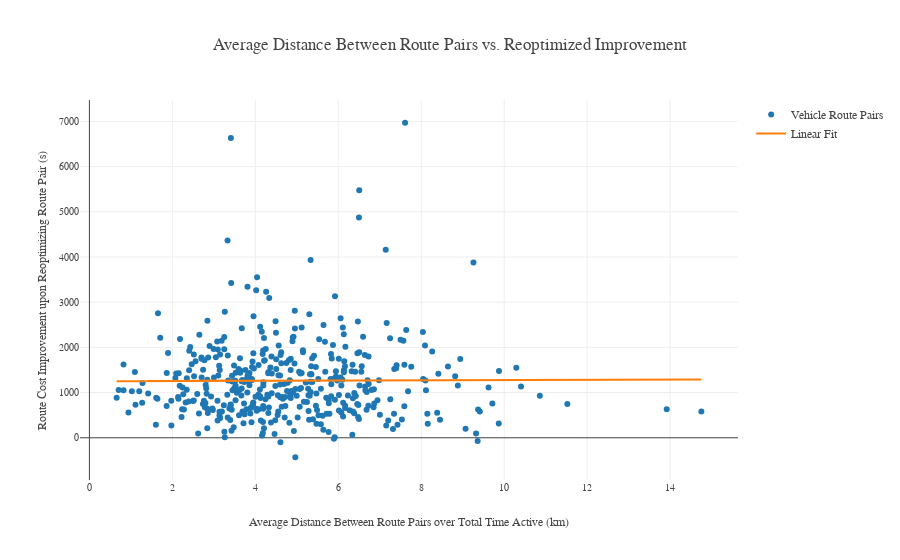

Write notebook code for a chart like this one.
### Code cell
import plotly.offline as py
import plotly.graph_objs as go
import pandas as pd
import numpy as np
import itertools
from haversine import haversine
from scipy import stats


py.offline.init_notebook_mode(connected=True)

#import data

#datapath = "C:\Users\Dan Steffy\Dropbox\Research\VRPVIS\\"
datapath = "/Users/TomCreo/Desktop/"

df_ArrivalTimes = pd.read_excel(str(datapath+"Assignment30.xlsx"), sheet_name="ArrivalTimes")
df_Locations = pd.read_excel(str(datapath+"Assignment30.xlsx"), sheet_name="Locations")
df_ArrivalLoad = pd.read_excel(str(datapath+"Assignment30.xlsx"), sheet_name="ArrivalLoad")
df_Demand = pd.read_excel(str(datapath+"Assignment30.xlsx"), sheet_name="Demand")
df_Requests = pd.read_csv(str(datapath+"Google_Campus_Data_217_Shifted.csv"))

#to store requestID associated with each stop
VehRequestID = []

#to store latitude associated with each stop
VehLat = []

#to store longitudes associated with each stop
VehLong = []

#marker fill based on pickup or dropoff
VehFill = []

#hovertext RequestID
VehText = []


#create lists of lists
for v in range(30):
    VehRequestID.append([])
    VehLat.append([])
    VehLong.append([])
    VehFill.append([])
    VehText.append([])
    
    
#calculate request ID associated with each stop
#extract latitude/longitude from requestID
#assign marker fill: pickup = 'circle', dropoff = 'circle-open'

clist = df_Locations.columns
for v in range(30):
    for i, location in enumerate(df_Locations[clist[v]].dropna(),start=1):
        vehdemand =  df_Demand[clist[v]].dropna()[i]
        if vehdemand == 1:
            VehRequestID[v].append(location/2)
            VehLat[v].append(df_Requests.fromLatitude[location/2])
            VehLong[v].append(df_Requests.fromLongitude[location/2])
            VehFill[v].append('circle')
            VehText[v].append('Pickup RequestID '+str(int(location/2)))
        elif vehdemand == -1:
            VehRequestID[v].append((location-1)/2)
            VehLat[v].append(df_Requests.toLatitude[(location-1)/2])
            VehLong[v].append(df_Requests.toLongitude[(location-1)/2])
            VehFill[v].append('circle-open')
            VehText[v].append('Dropoff RequestID '+str(int((location-1)/2)))

            
            
#define minute by minute interval between first arrival time and last in solution data
interval = range(27010,37388,60)

            
#minute by minute position for given vehicle between all stops
def position(VehNum):
    VehPosition = []
    for i in range(len(VehLong[VehNum])-1):
        for z in interval:
            if df_ArrivalTimes[clist[VehNum]].dropna()[i+1] <= z <= df_ArrivalTimes[clist[VehNum]].dropna()[i+2]:
                t = ((z - df_ArrivalTimes[clist[VehNum]].dropna()[i+1]) / 
                        (df_ArrivalTimes[clist[VehNum]].dropna()[i+2]-df_ArrivalTimes[clist[VehNum]].dropna()[i+1])
                    )
                x = VehLong[VehNum][i] + (VehLong[VehNum][i+1]-VehLong[VehNum][i])*t
                y = VehLat[VehNum][i] + (VehLat[VehNum][i+1]-VehLat[VehNum][i])*t
                VehPosition.append((x, y, z))
    return VehPosition;




#calculates avg location for 2 specified vehicles and measures distance between them
#returns distance between avg locations in km

def avg_loc_dist(VehNum1,VehNum2):
    AvgLong1 = sum(VehLong[VehNum1]) / len(VehLong[VehNum1])
    AvgLat1 = sum(VehLat[VehNum1]) / len(VehLat[VehNum1])
    AvgLoc1 = (AvgLong1, AvgLat1)

    AvgLong2 = sum(VehLong[VehNum2]) / len(VehLong[VehNum2])
    AvgLat2 = sum(VehLat[VehNum2]) / len(VehLat[VehNum2])
    AvgLoc2 = (AvgLong2, AvgLat2)
    
    dist = haversine(AvgLoc1, AvgLoc2)
    return dist;



#calculate distance in km for all combinations of 2 vehicles and find minimum overall vehicles
AvgLocDist = []
AvgLocMinDist = None

for pair in itertools.combinations(range(30), 2):
    CurrentDist = avg_loc_dist(*pair)
    AvgLocDist.append([pair, CurrentDist])
    if AvgLocMinDist == None:
        AvgLocMinDist = CurrentDist
    else:
        AvgLocMinDist = min(AvgLocMinDist,CurrentDist)


        
    
    
#calculates distance between 2 specified vehicles over time interval where both vehicles are active
#returns list of distance at each t; returns none if vehicles not active at same time
def min_dist(VehNum1,VehNum2):
    dist2 = []
    VehNum1Pos = position(VehNum1)
    VehNum2Pos = position(VehNum2)
    for t in interval:
        VehNum1Loc_t = [item for item in VehNum1Pos if item[2] == t]
        VehNum2Loc_t = [item for item in VehNum2Pos if item[2] == t]
        if (len(VehNum1Loc_t) != 0 and
            len(VehNum2Loc_t) != 0):
            VehNum1Loc = (VehNum1Loc_t[0][0],VehNum1Loc_t[0][1])
            VehNum2Loc = (VehNum2Loc_t[0][0],VehNum2Loc_t[0][1])
            dist2.append(((haversine(VehNum1Loc, VehNum2Loc))))
    if len(dist2) != 0:
        return dist2;
    else:
        return None;



#caclulates min distance for all pairs of vehicles
MinLocDist = []

#for pair in itertools.combinations(range(30), 2):
#    min_distance = min_dist(*pair)
#    MinLocDist.append([pair, min_distance])
    
#print MinLocDist

    
    
    
    
    
#calculates avg distance between 2 specified vehicles over time when both are active; returns distance
def avg_dist(VehNum1,VehNum2):
    Distance_t = min_dist(VehNum1,VehNum2)
    if Distance_t != None:
        DistSum = sum(Distance_t)
        AvgDist = DistSum / len(Distance_t)
        return AvgDist;
    else:
        return None;



#caclulates avg distance for all pairs of vehicles
AvgDist = []
           
for pair in itertools.combinations(range(30), 2):
    avg_distance = avg_dist(*pair)
    print([pair, avg_distance])
    AvgDist.append([pair, avg_distance])




#read in experiment output and calculate improvements
df_ExpData = pd.read_excel(str(datapath+"Data 435.xlsx"))

ReoptImprovement = []

for i in range(len(df_ExpData.FirstVehicle)-1):
    ReoptImprovement.append([(int(df_ExpData.FirstVehicle[i+1]), int(df_ExpData.SecondVehicle[i+1])), (int(df_ExpData.OriginalCost_s[i+1]) - int(df_ExpData.MIPTrueCost_s[i+1]))])
    
    



#create 2d scatterplots


ReoptImpY = []
VehPairs = []


for i, data in enumerate(ReoptImprovement):
    if AvgDist[i][1] != None:
        ReoptImpY.append(data[1])
        VehPairs.append(data[0])


#versus AvgDist
AvgDistX = [i[1] for i in AvgDist if i[1] != None]



slope1, intercept1, r_value, p_value, std_err = stats.linregress(AvgDistX,ReoptImpY)

line1 = slope1*np.array(AvgDistX)+intercept1



trace0 = go.Scatter(
    x = AvgDistX,
    y = ReoptImpY,
    mode = 'markers',
    text = VehPairs,
    name = 'Vehicle Route Pairs'
    )

trace1 = go.Scatter(
    x=AvgDistX,
    y=line1,
    mode='lines',
    name='Linear Fit'
    )

data1 = [trace0,trace1]

layout1 = go.Layout(
    title = 'Average Distance Between Route Pairs vs. Reoptimized Improvement',
    font=dict(family='Arial, sans-serif', size=12),
    xaxis = dict(
        title = 'Average Distance Between Route Pairs over Total Time Active (km)',
        titlefont=dict(
            family='Arial, sans-serif',
            size=12
        ),
        tickfont=dict(
            family='Arial, sans-serif',
            size=10
        ),
    ),
    yaxis = dict(
        title = 'Route Cost Improvement upon Reoptimizing Route Pair (s)',
        titlefont=dict(
            family='Arial, sans-serif',
            size=12
        ),
        tickfont=dict(
            family='Arial, sans-serif',
            size=10
        )
    )
)

fig1 = dict(data=data1, layout=layout1)

py.offline.iplot(fig1)

print "R value: "
print r_value

### Figure 1 — Plotly figure (JSON) as saved in the notebook; plotly's stock layout.template omitted (floating-point values rounded to 4 significant figures; data arrays with more than 128 entries replaced by an {"elided": "..."} marker saying what was removed)
{"data": [{"mode": "markers", "name": "Vehicle Route Pairs", "text": {"elided": "426 str values"}, "type": "scatter", "uid": "82d1bb4c-fa46-11e8-b333-00264a01b5b6", "x": {"elided": "426 float values"}, "y": {"elided": "426 int values"}}, {"mode": "lines", "name": "Linear Fit", "type": "scatter", "uid": "82d1bfc0-fa46-11e8-864a-00264a01b5b6", "x": {"elided": "426 float values"}, "y": {"elided": "426 float values"}}], "layout": {"font": {"family": "Arial, sans-serif", "size": 12}, "title": "Average Distance Between Route Pairs vs. Reoptimized Improvement", "xaxis": {"tickfont": {"family": "Arial, sans-serif", "size": 10}, "title": "Average Distance Between Route Pairs over Total Time Active (km)", "titlefont": {"family": "Arial, sans-serif", "size": 12}}, "yaxis": {"tickfont": {"family": "Arial, sans-serif", "size": 10}, "title": "Route Cost Improvement upon Reoptimizing Route Pair (s)", "titlefont": {"family": "Arial, sans-serif", "size": 12}}}}
